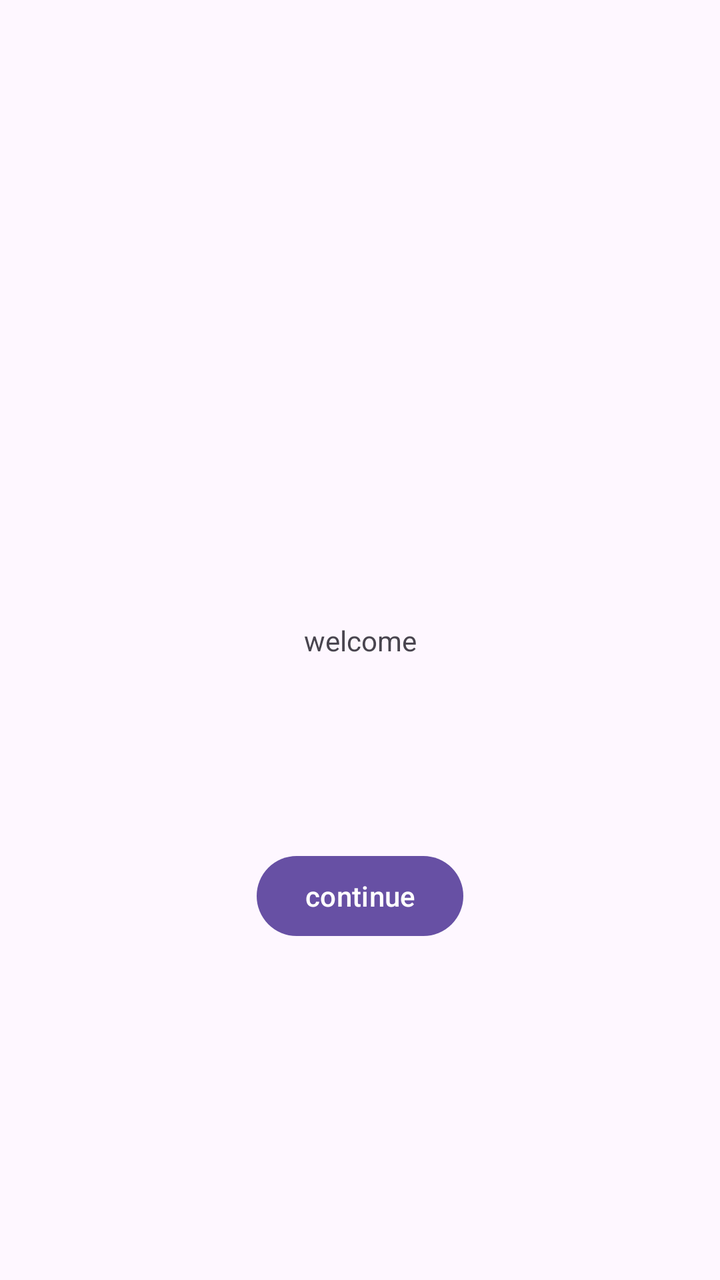
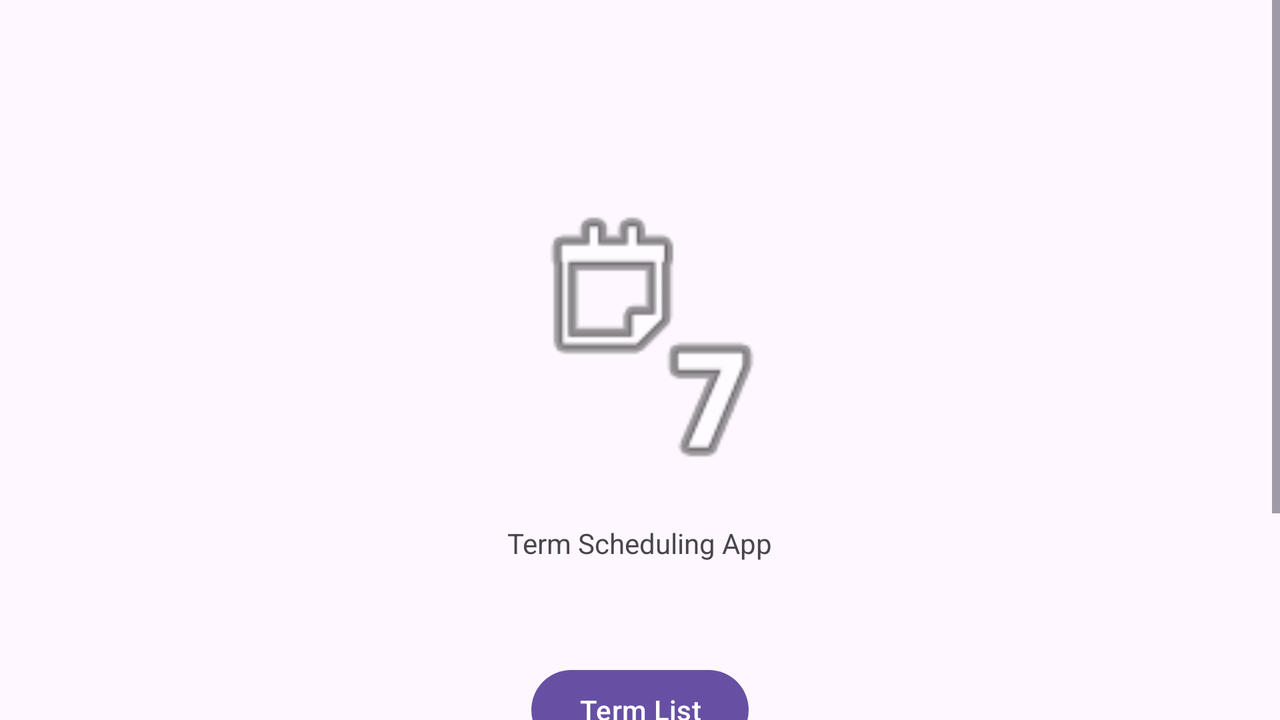

The same Android screen from two of the app's own layout files: first res/layout/ as a phone draws it, then the repository's variant for another configuration, drawn on a device whose configuration selects that folder. Both files follow.
<!-- AndroidManifest.xml: application theme Theme.MobileAppDevelopment -->
<!-- res/layout/activity_main.xml -->
<?xml version="1.0" encoding="utf-8"?>
<androidx.constraintlayout.widget.ConstraintLayout xmlns:android="http://schemas.android.com/apk/res/android"
    xmlns:app="http://schemas.android.com/apk/res-auto"
    xmlns:tools="http://schemas.android.com/tools"
    android:id="@+id/toTerms"
    android:layout_width="match_parent"
    android:layout_height="match_parent"
    tools:context=".UI.MainActivity">

    <TextView
        android:id="@+id/textView"
        android:layout_width="wrap_content"
        android:layout_height="wrap_content"
        android:text="welcome"
        app:layout_constraintBottom_toBottomOf="parent"
        app:layout_constraintEnd_toEndOf="parent"
        app:layout_constraintStart_toStartOf="parent"
        app:layout_constraintTop_toTopOf="parent" />

    <Button
        android:id="@+id/button"
        android:layout_width="wrap_content"
        android:layout_height="wrap_content"
        android:layout_marginTop="72dp"
        android:text="continue"
        app:layout_constraintBottom_toBottomOf="parent"
        app:layout_constraintEnd_toEndOf="parent"
        app:layout_constraintStart_toStartOf="parent"
        app:layout_constraintTop_toBottomOf="@+id/textView"
        app:layout_constraintVertical_bias="0.118"
        tools:ignore="HardcodedText" />

</androidx.constraintlayout.widget.ConstraintLayout>
<!-- resources referenced by this layout -->
<resources>
  <style name="Theme.MobileAppDevelopment" parent="Base.Theme.MobileAppDevelopment" />
  <style name="Base.Theme.MobileAppDevelopment" parent="Theme.Material3.DayNight">
          
          
      </style>
</resources>
<!-- res/layout-land/activity_main.xml (the repository's variant of the layout above) -->
<!-- drawn on the phone turned sideways -->
<?xml version="1.0" encoding="utf-8"?>
<androidx.constraintlayout.widget.ConstraintLayout xmlns:android="http://schemas.android.com/apk/res/android"
    xmlns:app="http://schemas.android.com/apk/res-auto"
    xmlns:tools="http://schemas.android.com/tools"
    android:id="@+id/toTerms"
    android:layout_width="match_parent"
    android:layout_height="match_parent"
    tools:context=".UI.MainActivity">

    <ScrollView
        android:layout_width="match_parent"
        android:layout_height="match_parent"
        tools:layout_editor_absoluteX="73dp"
        tools:layout_editor_absoluteY="-146dp">

        <LinearLayout
            android:layout_width="match_parent"
            android:layout_height="match_parent"
            android:orientation="vertical">

            <ImageView
                android:id="@+id/imageView"
                android:layout_width="133dp"
                android:layout_height="137dp"
                android:layout_gravity="center"
                android:layout_marginTop="100dp"
                android:layout_marginBottom="25dp"
                app:srcCompat="@android:drawable/ic_menu_week" />

            <TextView
                android:id="@+id/textView"
                android:layout_width="wrap_content"
                android:layout_height="wrap_content"
                android:layout_gravity="center"
                android:layout_marginBottom="50dp"
                android:text="Term Scheduling App" />

            <Button
                android:id="@+id/button"
                android:layout_width="wrap_content"
                android:layout_height="wrap_content"
                android:layout_gravity="center"
                android:layout_marginBottom="10dp"
                android:text="Term List"
                tools:ignore="HardcodedText" />

            <Button
                android:id="@+id/button2"
                android:layout_width="wrap_content"
                android:layout_height="wrap_content"
                android:layout_gravity="center"
                android:layout_marginBottom="10dp"
                android:text="Course List"
                tools:ignore="HardcodedText" />

            <Button
                android:id="@+id/button3"
                android:layout_width="wrap_content"
                android:layout_height="wrap_content"
                android:layout_gravity="center"
                android:layout_marginBottom="10dp"
                android:text="Assessment List"
                tools:ignore="HardcodedText" />

        </LinearLayout>
    </ScrollView>

</androidx.constraintlayout.widget.ConstraintLayout>
